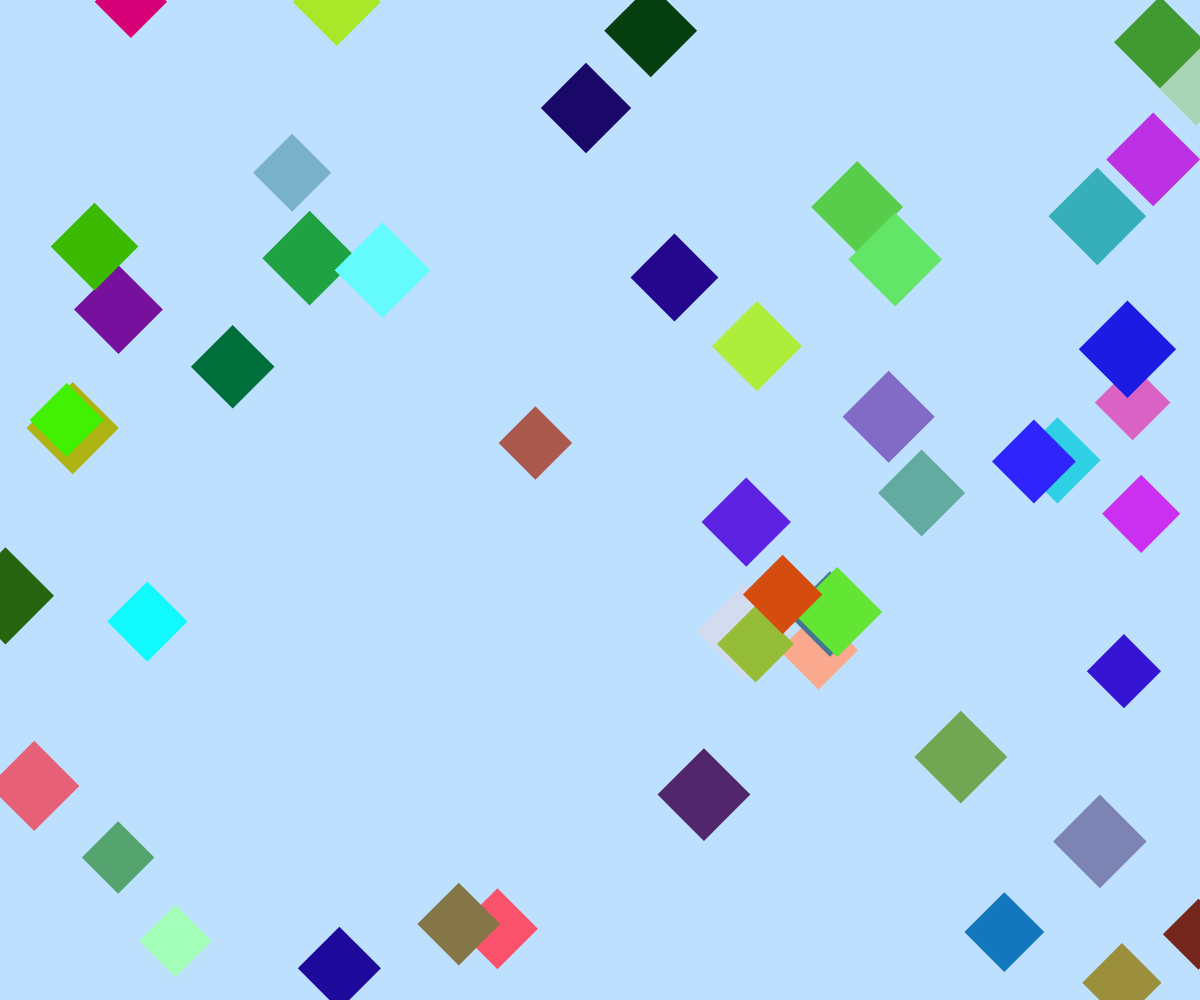
Frame 1 (no input)
Frame 60 (no input): identical to frame 1, image omitted
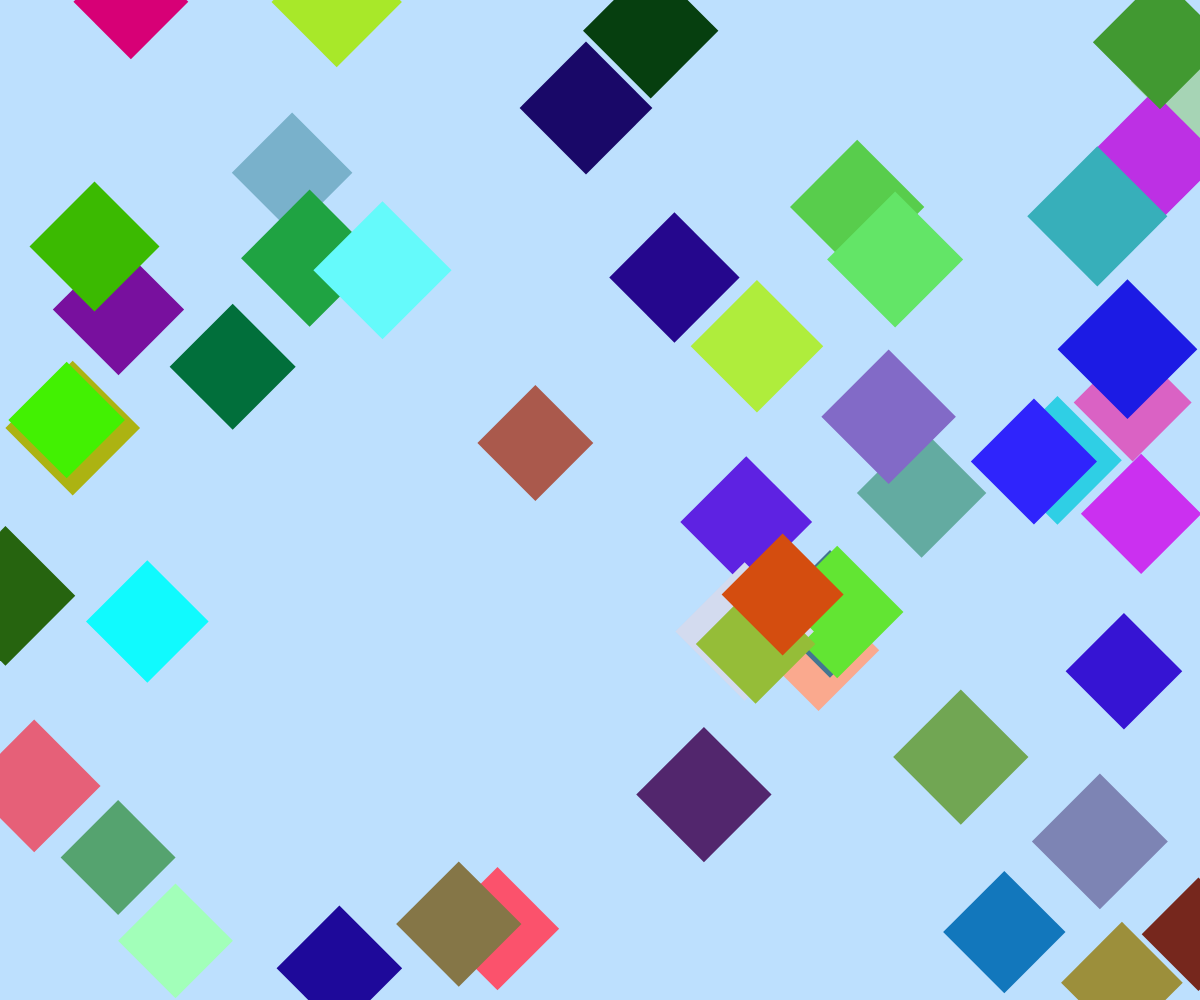
Frame 120 (the mouse pressed at the canvas centre since frame 60)

The p5.js sketch that drew these frames (run headless with seeded random() and noise() and a simulated clock; from frame 60 on, the mouse is pressed at the canvas centre):

// p5.js sketch
// ── sketch.js
let circles = [];

function setup() {
  // 產生一個全視窗畫布
  createCanvas(windowWidth, windowHeight);
  // 畫布顏色為#bde0fe
  background('#bde0fe');

  // 產生 50 個菱形，隨機位置與大小
  for (let i = 0; i < 50; i++) {
    circles.push({
      x: random(width),
      y: random(height),
      size: random(30, 50),
      color: color(random(255), random(255), random(255))
    });
  }
}

function draw() {
  // 清除畫布
  background('#bde0fe');

  // 計算滑鼠影響的大小變化
  let sizeOffset = map(mouseX, 0, width, 20, 80);

  // 繪製所有菱形
  for (let circle of circles) {
    fill(circle.color);
    noStroke();
    push();
    translate(circle.x, circle.y);
    rotate(PI / 4); // 旋轉 45 度，將正方形變成菱形
    rectMode(CENTER);
    rect(0, 0, circle.size + sizeOffset, circle.size + sizeOffset);
    pop();
  }
}

// ── style.css
html, body {
  margin: 0;
  padding: 0;
}

body {
  margin: 0;
  overflow: hidden;
}

.menu {
  position: absolute;
  top: 10px;
  right: 10px;
  list-style: none;
  margin: 0;
  padding: 0;
  background-color: #ffffff;
  border: 1px solid #ccc;
  border-radius: 5px;
  box-shadow: 0 2px 5px rgba(0, 0, 0, 0.2);
}

.menu li {
  padding: 15px 20px; /* 增加上下間距 */
  border-bottom: 1px solid #ccc;
}

.menu li:last-child {
  border-bottom: none;
}

.menu li a {
  text-decoration: none;
  color: #333;
  display: block;
}

.menu li a:hover {
  background-color: #f0f0f0;
}

canvas {
  display: block;
}
